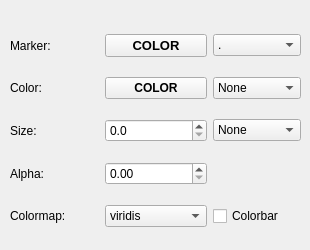
    <widget class="QWidget" name="tab_5">
     <attribute name="title">
      <string>Scatter</string>
     </attribute>
     <widget class="QWidget" name="gridLayoutWidget_12">
      <property name="geometry">
       <rect>
        <x>10</x>
        <y>20</y>
        <width>291</width>
        <height>221</height>
       </rect>
      </property>
      <property name="font">
       <font>
        <family>Arial</family>
       </font>
      </property>
      <layout class="QGridLayout" name="gridLayout_12">
       <property name="sizeConstraint">
        <enum>QLayout::SetNoConstraint</enum>
       </property>
       <item row="1" column="0">
        <widget class="QLabel" name="label_21">
         <property name="font">
          <font>
           <family>Arial</family>
          </font>
         </property>
         <property name="text">
          <string>Color:</string>
         </property>
        </widget>
       </item>
       <item row="0" column="0">
        <widget class="QLabel" name="label_20">
         <property name="font">
          <font>
           <family>Arial</family>
          </font>
         </property>
         <property name="text">
          <string>Marker:</string>
         </property>
        </widget>
       </item>
       <item row="1" column="1">
        <widget class="QPushButton" name="btnScatFCol">
         <property name="font">
          <font>
           <family>Arial</family>
           <weight>75</weight>
           <bold>true</bold>
          </font>
         </property>
         <property name="text">
          <string>COLOR</string>
         </property>
        </widget>
       </item>
       <item row="2" column="0">
        <widget class="QLabel" name="label_22">
         <property name="font">
          <font>
           <family>Arial</family>
          </font>
         </property>
         <property name="text">
          <string>Size:</string>
         </property>
        </widget>
       </item>
       <item row="0" column="1">
        <widget class="QPushButton" name="btnScatECol">
         <property name="font">
          <font>
           <family>Arial</family>
           <pointsize>10</pointsize>
           <weight>75</weight>
           <bold>true</bold>
          </font>
         </property>
         <property name="text">
          <string>COLOR</string>
         </property>
        </widget>
       </item>
       <item row="2" column="2">
        <widget class="QComboBox" name="cbSSV">
         <property name="font">
          <font>
           <family>Arial</family>
          </font>
         </property>
         <item>
          <property name="text">
           <string>None</string>
          </property>
         </item>
        </widget>
       </item>
       <item row="1" column="2">
        <widget class="QComboBox" name="cbSCV">
         <property name="font">
          <font>
           <family>Arial</family>
          </font>
         </property>
         <item>
          <property name="text">
           <string>None</string>
          </property>
         </item>
        </widget>
       </item>
       <item row="0" column="2">
        <widget class="QComboBox" name="cbSMT">
         <property name="font">
          <font>
           <family>Arial</family>
          </font>
         </property>
         <item>
          <property name="text">
           <string>.</string>
          </property>
         </item>
         <item>
          <property name="text">
           <string>,</string>
          </property>
         </item>
         <item>
          <property name="text">
           <string>o</string>
          </property>
         </item>
         <item>
          <property name="text">
           <string>v</string>
          </property>
         </item>
         <item>
          <property name="text">
           <string>^</string>
          </property>
         </item>
         <item>
          <property name="text">
           <string>&lt;</string>
          </property>
         </item>
         <item>
          <property name="text">
           <string>&gt;</string>
          </property>
         </item>
         <item>
          <property name="text">
           <string>1</string>
          </property>
         </item>
         <item>
          <property name="text">
           <string>2</string>
          </property>
         </item>
         <item>
          <property name="text">
           <string>3</string>
          </property>
         </item>
         <item>
          <property name="text">
           <string>4</string>
          </property>
         </item>
         <item>
          <property name="text">
           <string>8</string>
          </property>
         </item>
         <item>
          <property name="text">
           <string>s</string>
          </property>
         </item>
         <item>
          <property name="text">
           <string>p</string>
          </property>
         </item>
         <item>
          <property name="text">
           <string>P</string>
          </property>
         </item>
         <item>
          <property name="text">
           <string>*</string>
          </property>
         </item>
         <item>
          <property name="text">
           <string>h</string>
          </property>
         </item>
         <item>
          <property name="text">
           <string>H</string>
          </property>
         </item>
         <item>
          <property name="text">
           <string>+</string>
          </property>
         </item>
         <item>
          <property name="text">
           <string>x</string>
          </property>
         </item>
         <item>
          <property name="text">
           <string>X</string>
          </property>
         </item>
         <item>
          <property name="text">
           <string>d</string>
          </property>
         </item>
         <item>
          <property name="text">
           <string>D</string>
          </property>
         </item>
         <item>
          <property name="text">
           <string>|</string>
          </property>
         </item>
         <item>
          <property name="text">
           <string>_</string>
          </property>
         </item>
         <item>
          <property name="text">
           <string>None</string>
          </property>
         </item>
        </widget>
       </item>
       <item row="3" column="0">
        <widget class="QLabel" name="label_43">
         <property name="text">
          <string>Alpha:</string>
         </property>
        </widget>
       </item>
       <item row="3" column="1">
        <widget class="QDoubleSpinBox" name="sbScatAlpha">
         <property name="locale">
          <locale language="English" country="UnitedStates"/>
         </property>
         <property name="maximum">
          <double>1.000000000000000</double>
         </property>
         <property name="singleStep">
          <double>0.010000000000000</double>
         </property>
        </widget>
       </item>
       <item row="4" column="2">
        <widget class="QCheckBox" name="chbSCB">
         <property name="font">
          <font>
           <family>Arial</family>
          </font>
         </property>
         <property name="text">
          <string>Colorbar</string>
         </property>
        </widget>
       </item>
       <item row="4" column="1">
        <widget class="QComboBox" name="cbScatCmap">
         <item>
          <property name="text">
           <string>viridis</string>
          </property>
         </item>
         <item>
          <property name="text">
           <string>plasma</string>
          </property>
         </item>
         <item>
          <property name="text">
           <string>inferno</string>
          </property>
         </item>
         <item>
          <property name="text">
           <string>magma</string>
          </property>
         </item>
         <item>
          <property name="text">
           <string>ocean</string>
          </property>
         </item>
         <item>
          <property name="text">
           <string>gist_earth</string>
          </property>
         </item>
         <item>
          <property name="text">
           <string>terrain</string>
          </property>
         </item>
         <item>
          <property name="text">
           <string>gist_stern</string>
          </property>
         </item>
         <item>
          <property name="text">
           <string>gnuplot</string>
          </property>
         </item>
         <item>
          <property name="text">
           <string>gnuplot2</string>
          </property>
         </item>
         <item>
          <property name="text">
           <string>CMRmap</string>
          </property>
         </item>
         <item>
          <property name="text">
           <string>cubehelix</string>
          </property>
         </item>
         <item>
          <property name="text">
           <string>brg</string>
          </property>
         </item>
         <item>
          <property name="text">
           <string>hsv</string>
          </property>
         </item>
         <item>
          <property name="text">
           <string>gist_rainbow</string>
          </property>
         </item>
         <item>
          <property name="text">
           <string>rainbow</string>
          </property>
         </item>
         <item>
          <property name="text">
           <string>jet</string>
          </property>
         </item>
         <item>
          <property name="text">
           <string>nipy_spectral</string>
          </property>
         </item>
         <item>
          <property name="text">
           <string>gist_ncar</string>
          </property>
         </item>
         <item>
          <property name="text">
           <string>Greys</string>
          </property>
         </item>
         <item>
          <property name="text">
           <string>Purples</string>
          </property>
         </item>
         <item>
          <property name="text">
           <string>Blues</string>
          </property>
         </item>
         <item>
          <property name="text">
           <string>Greens</string>
          </property>
         </item>
         <item>
          <property name="text">
           <string>Oranges</string>
          </property>
         </item>
         <item>
          <property name="text">
           <string>Reds</string>
          </property>
         </item>
         <item>
          <property name="text">
           <string>YlOrBr</string>
          </property>
         </item>
         <item>
          <property name="text">
           <string>YlOrRd</string>
          </property>
         </item>
         <item>
          <property name="text">
           <string>OrRd</string>
          </property>
         </item>
         <item>
          <property name="text">
           <string>PuRd</string>
          </property>
         </item>
         <item>
          <property name="text">
           <string>RdPu</string>
          </property>
         </item>
         <item>
          <property name="text">
           <string>BuPu</string>
          </property>
         </item>
         <item>
          <property name="text">
           <string>GnBu</string>
          </property>
         </item>
         <item>
          <property name="text">
           <string>PuBu</string>
          </property>
         </item>
         <item>
          <property name="text">
           <string>YlGnBu</string>
          </property>
         </item>
         <item>
          <property name="text">
           <string>PuBuGn</string>
          </property>
         </item>
         <item>
          <property name="text">
           <string>BuGn</string>
          </property>
         </item>
         <item>
          <property name="text">
           <string>YlGn</string>
          </property>
         </item>
         <item>
          <property name="text">
           <string>binary</string>
          </property>
         </item>
         <item>
          <property name="text">
           <string>gist_yarg</string>
          </property>
         </item>
         <item>
          <property name="text">
           <string>gist_gray</string>
          </property>
         </item>
         <item>
          <property name="text">
           <string>gray</string>
          </property>
         </item>
         <item>
          <property name="text">
           <string>bone</string>
          </property>
         </item>
         <item>
          <property name="text">
           <string>pink</string>
          </property>
         </item>
         <item>
          <property name="text">
           <string>spring</string>
          </property>
         </item>
         <item>
          <property name="text">
           <string>summer</string>
          </property>
         </item>
         <item>
          <property name="text">
           <string>autumn</string>
          </property>
         </item>
         <item>
          <property name="text">
           <string>winter</string>
          </property>
         </item>
         <item>
          <property name="text">
           <string>cool</string>
          </property>
         </item>
         <item>
          <property name="text">
           <string>Wistia</string>
          </property>
         </item>
         <item>
          <property name="text">
           <string>hot</string>
          </property>
         </item>
         <item>
          <property name="text">
           <string>afmhot</string>
          </property>
         </item>
         <item>
          <property name="text">
           <string>gist_heat</string>
          </property>
         </item>
         <item>
          <property name="text">
           <string>copper</string>
          </property>
         </item>
        </widget>
       </item>
       <item row="4" column="0">
        <widget class="QLabel" name="label_44">
         <property name="text">
          <string>Colormap:</string>
         </property>
        </widget>
       </item>
       <item row="2" column="1">
        <widget class="QDoubleSpinBox" name="sbScatSz">
         <property name="locale">
          <locale language="English" country="UnitedStates"/>
         </property>
         <property name="decimals">
          <number>1</number>
         </property>
         <property name="maximum">
          <double>99999.000000000000000</double>
         </property>
         <property name="singleStep">
          <double>0.100000000000000</double>
         </property>
        </widget>
       </item>
      </layout>
     </widget>
    </widget>
